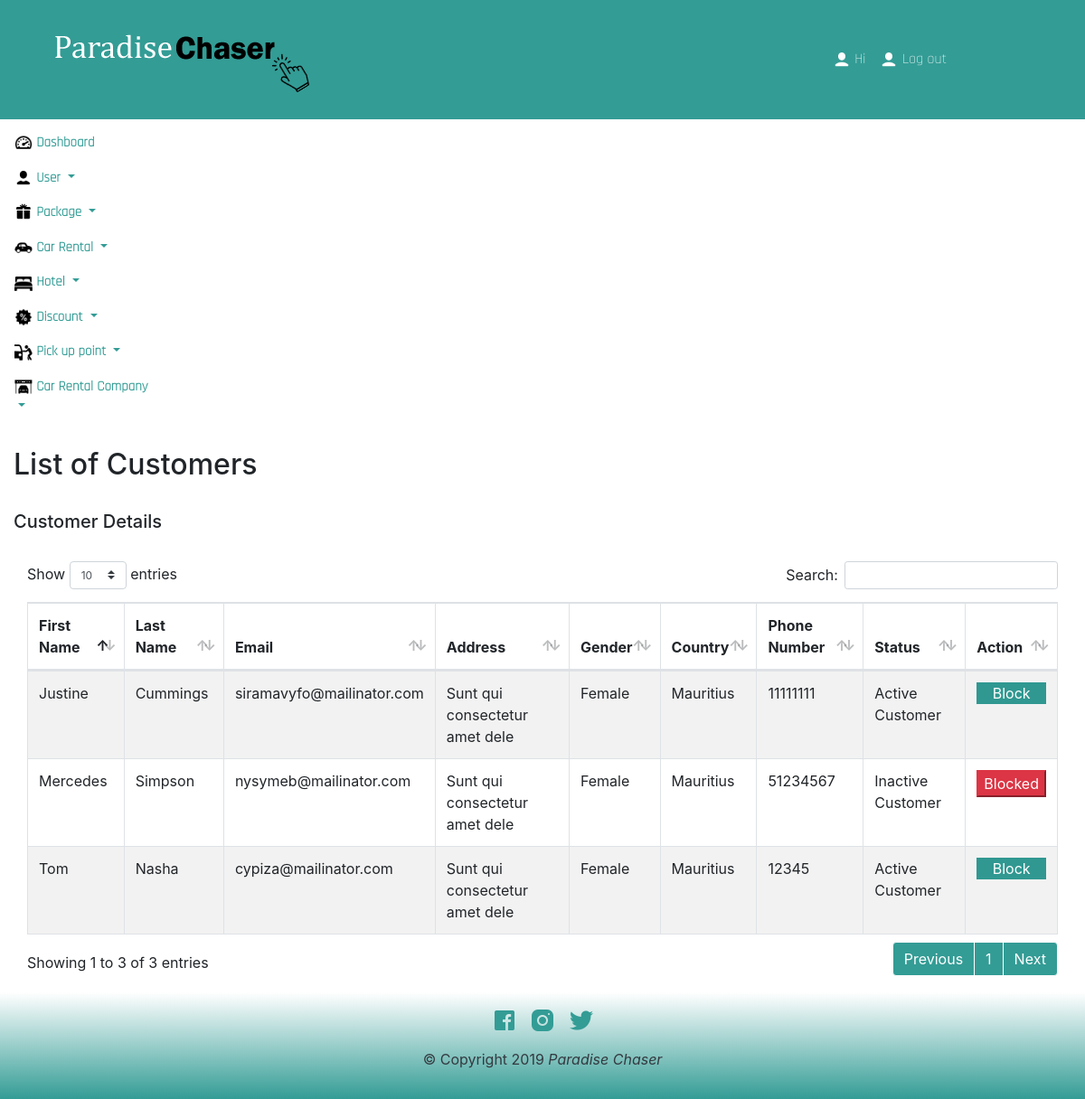
The page /dashboard/admin/user/list-user.php on the database its author committed.
### tables this page shows
CREATE TABLE `tbl_user` (
  `id` int(11) NOT NULL,
  `firstname` varchar(100) NOT NULL,
  `lastname` varchar(100) NOT NULL,
  `email` varchar(100) NOT NULL,
  `password` varchar(200) NOT NULL,
  `address` varchar(200) NOT NULL,
  `gender` varchar(20) NOT NULL,
  `country` varchar(50) NOT NULL,
  `phone` int(10) NOT NULL,
  `role_type` varchar(10) NOT NULL,
  `status` tinyint(1) NOT NULL
);

### common/nav-links.php (called while the page is built, shortened)
<?php
$logoutPath               = 'http://localhost:'.$_SERVER['SERVER_PORT'].'/OnlineTravelTours/logout.php';
$dashboard                = 'http://localhost:'.$_SERVER['SERVER_PORT'].'/OnlineTravelTours/dashboard/dashboard.php';
?>

### common/icons.php (called while the page is built, shortened)
<?php
$user     = 'http://localhost:'.$_SERVER['SERVER_PORT'].'/OnlineTravelTours/Asset/images/icons/header/icon-user.png';
$dash         = 'http://localhost:'.$_SERVER['SERVER_PORT'].'/OnlineTravelTours/Asset/images/icons/dashboard/dash.png';
$package      = 'http://localhost:'.$_SERVER['SERVER_PORT'].'/OnlineTravelTours/Asset/images/icons/dashboard/package.png';
$userDash     = 'http://localhost:'.$_SERVER['SERVER_PORT'].'/OnlineTravelTours/Asset/images/icons/dashboard/user.png';
$hotel        = 'http://localhost:'.$_SERVER['SERVER_PORT'].'/OnlineTravelTours/Asset/images/icons/dashboard/hotel.png';
$car          = 'http://localhost:'.$_SERVER['SERVER_PORT'].'/OnlineTravelTours/Asset/images/icons/dashboard/car.png';
$discount     = 'http://localhost:'.$_SERVER['SERVER_PORT'].'/OnlineTravelTours/Asset/images/icons/dashboard/discount.png';
$pickup       = 'http://localhost:'.$_SERVER['SERVER_PORT'].'/OnlineTravelTours/Asset/images/icons/dashboard/icon-pickup.png';
$carCompany   = 'http://localhost:'.$_SERVER['SERVER_PORT'].'/OnlineTravelTours/Asset/images/icons/dashboard/icon-car-company.png';
?>

### Action/action-list-of-customers.php (called while the page is built, shortened)
<?php
    $sql = "SELECT *
            FROM tbl_user
            WHERE role_type = 'Customer'";
    $query = mysqli_query($dbc, $sql);
?>

### dashboard/admin/user/list-user.php (the view, shortened to what this page needs)
<?php require('../../../common/dashboard-common/header.php'); ?>
<?php require('../../../Action/action-list-of-customers.php');?>
<main class="col bg-faded py-3">
    <h2>List of Customers</h2>
    <br>
    <h5>Customer Details</h5>
    <br>
    <div class="container">
        <div class="row">
            <form method="post" action= "<?= $_SERVER['PHP_SELF']; ?>" autocomplete="off">
                <table id="list-of-customer" class="table table-striped table-responsive table-bordered" style="width:100%">
                        <thead>
                            <tr>
                                <th>First Name</th>
                                <th>Last Name</th>
                                <th>Email</th>
                                <th>Address</th>
                                <th>Gender</th>
                                <th>Country</th>
                                <th>Phone Number</th>
                                <th>Status</th>
                                <th>Action</th>
                            </tr>
                        </thead>
                        <tbody>
                        <?php
                            while($row = mysqli_fetch_array($query)){
                                $id         = $row['id'];
                                $fname      = $row['firstname'];
                                $lname      = $row['lastname'];
                                $email      = $row['email'];
                                $address    = $row['address'];
                                $gender     = $row['gender'];
                                $phone      = $row['phone'];
                                $status     = $row['status'];
                        ?>
                            <tr>
                                <td><?= $fname; ?></td>
                                <td><?= $lname; ?></td>
                                <td><?= $email;?></td>
                                <td><?= $address;?></td>
                                <td><?= $gender?></td>
                                <td>Mauritius</td>
                                <td><?=$phone;?></td>
                                <td>
                                    <?php
                                    if($status == '1'){
                                        echo "Active Customer";
                                    }else{
                                        echo "Inactive Customer";
                                    }
                                    ?>
                                </td>
                                <td>
                                    <?php
                                        if($status == '0'){
                                    ?>
                                    <button href="list-user.php?userid=<?= $id; ?>" type="button" class="btn-danger text-center" name="btn-block" id="btn-block" disabled>Blocked</button>
                                    <?php
                                        }else{
                                            ?>
                                    <a href="list-user.php?userid=<?= $id; ?>" class="btn-block text-center" name="btn-block" id="btn-block">Block </a>
                                    <?php
                                        }
                                    ?>
                                </td>
                            </tr>
                            <?php
                                }
                            ?>
                        </tbody>
                    </table>
            </form>
        </div>
    </div>
</main>
<?php require('../../../common/dashboard-common/footer.php'); ?>

### common/dashboard-common/header.php (shortened to what this page needs)
<?php
require($_SERVER['DOCUMENT_ROOT'].'/OnlineTravelTours/common/nav-links.php');
require($_SERVER['DOCUMENT_ROOT'].'/OnlineTravelTours/common/icons.php');
?>
<!DOCTYPE html>
<html lang="en" dir="ltr">
<head>
  <?php require( $_SERVER['DOCUMENT_ROOT'].'/OnlineTravelTours/common/head.php'); ?>
</head>
<body>
  <nav class="navbar navbar-expand-lg navbar-dark teal-color">
    <a class="navbar-brand" href="<?=$dashboard;?>">
      <img src="<?= $imagePath; ?>" class="paradise-logo" alt="paradise-chaser logo">
    </a>
    <div class="collapse navbar-collapse" id="toggleNav">
      <div class="col-8"></div>
      <ul class="nav navbar-nav navbar-right">
        <li><a href="#" class="nav-link"><img src="<?= $user; ?>" class="icon"/> Hi <?= $_SESSION['login-admin-title'];?> </a></li>
        <li><a href="<?= $logoutPath; ?>" class="nav-link"><img src="<?= $user; ?>" class="icon"/> Log out </a></li>
      </ul>
    </nav>
<div class="container-fluid h-100">
  <div class="row h-100">
    <aside class="col-12 col-md-2 p-0">
      <nav class="navbar navbar-expand flex-md-column flex-row align-items-start py-2">
        <div class="collapse navbar-collapse">
          <ul class="flex-md-column flex-row navbar-nav w-100 justify-content-between dash-list" >
            <li class="nav-item  nav-dash pl-0 dropdown">
              <a class="nav-link nav-dash pl-0 nav-dash" href="<?= $dashboard; ?>"
                id="dashDrop">
                <img src="<?= $dash;?>" class="icon">
                <span class="d-none d-md-inline">Dashboard</span>
              </a>
            </li>
            <li class="nav-item  nav-dash pl-0 dropdown">
              <a class="nav-link nav-dash pl-0 nav-dash dropdown-toggle" href="<?= $dashboard; ?>"
                id="userDrop" data-toggle="dropdown">
                <img src="<?= $userDash;?>" class="icon">
                <span class="d-none d-md-inline">User</span>
              </a>
            </li>
            <li class="nav-item  nav-dash pl-0 dropdown">
              <a class="nav-link nav-dash pl-0 nav-dash dropdown-toggle" href="<?= $dashboard; ?>"
                id="packageDrop" data-toggle="dropdown">
                <img src="<?= $package;?>" class="icon">
                <span class="d-none d-md-inline">Package</span>
              </a>
            </li>
            <li class="nav-item  nav-dash pl-0 dropdown">
              <a class="nav-link nav-dash pl-0 nav-dash dropdown-toggle" href="<?= $dashboard; ?>"
                id="carrentDrop" data-toggle="dropdown">
                <img src="<?= $car;?>" class="icon">
                <span class="d-none d-md-inline">Car Rental</span>
              </a>
            </li>
            <li class="nav-item  nav-dash pl-0 dropdown">
              <a class="nav-link nav-dash pl-0 nav-dash dropdown-toggle" href="<?= $dashboard; ?>"
                id="hotelDrop" data-toggle="dropdown">
                <img src="<?= $hotel;?>" class="icon">
                <span class="d-none d-md-inline">Hotel</span>
              </a>
            </li>
            <li class="nav-item  nav-dash pl-0 dropdown">
              <a class="nav-link nav-dash pl-0 nav-dash dropdown-toggle" href="<?= $dashboard; ?>"
                id="discountDrop" data-toggle="dropdown">
                <img src="<?= $discount;?>" class="icon">
                <span class="d-none d-md-inline">Discount</span>
              </a>
            </li>
            <li class="nav-item  nav-dash pl-0 dropdown">
              <a class="nav-link nav-dash pl-0 nav-dash dropdown-toggle" href="<?= $dashboard; ?>"
                id="pickupDrop" data-toggle="dropdown">
                <img src="<?= $pickup;?>" class="icon">
                <span class="d-none d-md-inline">Pick up point</span>
              </a>
            </li>
            <li class="nav-item  nav-dash pl-0 dropdown">
              <a class="nav-link nav-dash pl-0 nav-dash dropdown-toggle" href="<?= $dashboard; ?>"
                id="crcDrop" data-toggle="dropdown">
                <img src="<?= $carCompany;?>" class="icon">
                <span class="d-none d-md-inline">Car Rental Company</span>
              </a>
            </li>
          </ul>
        </div>
      </nav>
    </aside>

### common/head.php (shortened to what this page needs)
<?php
$imagePath        = 'http://localhost:'.$_SERVER['SERVER_PORT'].'/OnlineTravelTours/Asset/images/logo/paradise-chaser-logo.png';
$bootstrapCssPath = 'http://localhost:'.$_SERVER['SERVER_PORT'].'/OnlineTravelTours/Asset/css/bootstrap.min.css';
$AppCssPath       = 'http://localhost:'.$_SERVER['SERVER_PORT'].'/OnlineTravelTours/Asset/css/app.css';
$AOSPath          = 'http://localhost:'.$_SERVER['SERVER_PORT'].'/OnlineTravelTours/Asset/css/aos.css';
$DataTable        = 'http://localhost:'.$_SERVER['SERVER_PORT'].'/OnlineTravelTours/Asset/css/DTbootstrap.css';
$DataTableMin     = 'http://localhost:'.$_SERVER['SERVER_PORT'].'/OnlineTravelTours/Asset/css/dataTables.bootstrap4.min.css';
$ballonCss      = 'http://localhost:'.$_SERVER['SERVER_PORT'].'/OnlineTravelTours/Asset/css/balloon.css';
$flatpickr      = 'http://localhost:'.$_SERVER['SERVER_PORT'].'/OnlineTravelTours/Asset/css/flatpickr.min.css';
?>
<link href="<?= $bootstrapCssPath; ?>" rel="stylesheet" type="text/css"/>
<link href="<?= $AppCssPath; ?>" rel="stylesheet" type="text/css"/>
<link href="<?= $AOSPath; ?>" rel="stylesheet" type="text/css"/>
<link href="<?= $DataTable; ?>" rel="stylesheet" type="text/css"/>
<link href="<?= $DataTableMin; ?>" rel="stylesheet" type="text/css"/>
<link href="<?= $ballonCss; ?>" rel="stylesheet" type="text/css"/>
<link href="<?= $flatpickr; ?>" rel="stylesheet" type="text/css"/>

### common/dashboard-common/footer.php (shortened to what this page needs)
</div>
</div>
<div class="footer">
  <footer class="page-footer text-center text-muted">
    <div class="footer-copyright text-center py-3">
      <ul class=" list-inline">
        <li class="list-inline-item"><a href="#"><img class="social-icon" src="<?= 'http://localhost:'.$_SERVER['SERVER_PORT'].'/OnlineTravelTours/Asset/images/icons/social/fb-icon.png'; ?>" alt="social icon image" /></a></li>
        <li class="list-inline-item"><a href="#"><img class="social-icon" src="<?= 'http://localhost:'.$_SERVER['SERVER_PORT'].'/OnlineTravelTours/Asset/images/icons/social/insta-icon.png'; ?>" alt="social icon image" /></a></li>
        <li class="list-inline-item"><a href="#"><img class="social-icon" src="<?= 'http://localhost:'.$_SERVER['SERVER_PORT'].'/OnlineTravelTours/Asset/images/icons/social/twitter-icon.png'; ?>" alt="social icon image" /></a></li>
      </ul>
      <p class="text-center text-dark copyright"> &copy; Copyright 2019 <em> Paradise Chaser <em></p>
      </div>
    </footer>
  </div>
</body>
</html>

### Asset/css/app.css (style rules this page uses)
.paradise-logo { width: 100%; }
.nav-link { color: #fff !important; font-family: "Rajdhani", Arial; font-weight: 400; }
.teal-color { background: #339c95; }
.icon { height: 20px; width: 20px; }
.footer { background-size: 1000%; height: 100%; background: #339c95; background: -moz-linear-gradient(bottom, #339c95 0%, #ffffff 100%); background: -o-linear-gradient(bottom, #339c95 0%, #ffffff 100%); background: -webkit-linear-gradient(bottom, #339c95 0%, #ffffff 100%); background: -ms-linear-gradient(bottom, #339c95 0%, #ffffff 100%); filter: progid:DXImageTransform.Microsoft.gradient( startColorstr='#339C95', endColorstr='#ffffff', GradientType=1); -ms-filter: progid:DXImageTransform.Microsoft.gradient( startColorstr='#339C95', endColorstr='#ffffff', GradientType=1); background: linear-gradient(bottom, #339c95 0%, #ffffff 100%); }
.social-icon { height: 30px; width: 30px; }
ul { list-style: none; }
.nav-dash { color: #339c95 !important; font-weight: bold; font-size: 15px; }
.btn-block { border-radius: 0px; background-color: rgba(0, 131, 122, 0.8); color: #fff; border: 0px; text-decoration: none !important; }

### rows shown on the page
tbl_user: firstname "Tom", lastname "Nasha", email "cypiza@mailinator.com", address "Sunt qui consectetur amet dele", gender "Female", phone "12345", status "Active Customer"
tbl_user: firstname "Justine", lastname "Cummings", email "siramavyfo@mailinator.com", address "Sunt qui consectetur amet dele", gender "Female", phone "11111111", status "Active Customer"
tbl_user: firstname "Mercedes", lastname "Simpson", email "nysymeb@mailinator.com", address "Sunt qui consectetur amet dele", gender "Female", phone "51234567", status "Inactive Customer"
